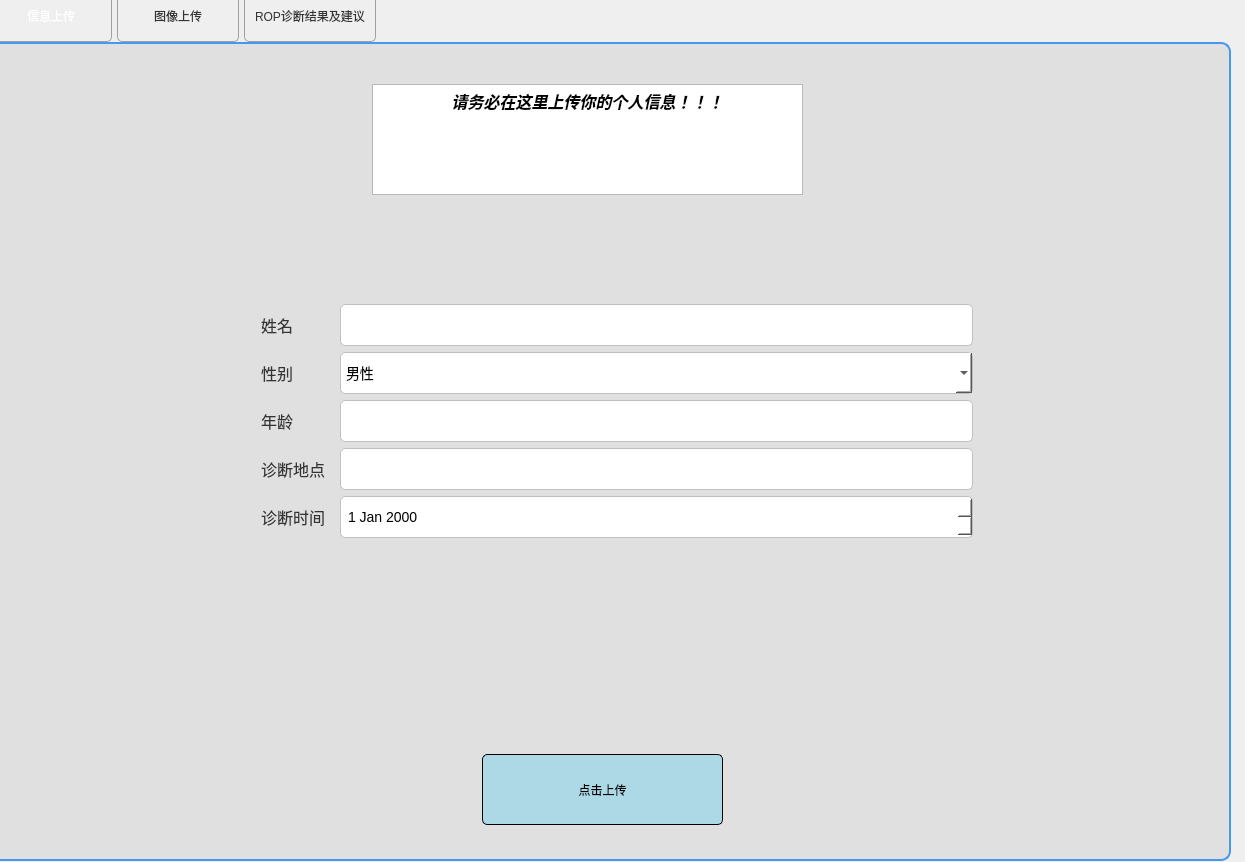
<?xml version="1.0" encoding="UTF-8"?>
<ui version="4.0">
 <class>Form</class>
 <widget class="QWidget" name="Form">
  <property name="geometry">
   <rect>
    <x>0</x>
    <y>0</y>
    <width>1245</width>
    <height>862</height>
   </rect>
  </property>
  <property name="sizePolicy">
   <sizepolicy hsizetype="Expanding" vsizetype="Expanding">
    <horstretch>0</horstretch>
    <verstretch>0</verstretch>
   </sizepolicy>
  </property>
  <property name="windowTitle">
   <string>ROP智能检查</string>
  </property>
  <widget class="QTabWidget" name="tabWidget">
   <property name="geometry">
    <rect>
     <x>-10</x>
     <y>-10</y>
     <width>1241</width>
     <height>871</height>
    </rect>
   </property>
   <property name="sizePolicy">
    <sizepolicy hsizetype="Expanding" vsizetype="Expanding">
     <horstretch>0</horstretch>
     <verstretch>0</verstretch>
    </sizepolicy>
   </property>
   <property name="styleSheet">
    <string notr="true">/* 设置QTableWidget的整体样式 */
QTableWidget {
    border: 2px solid #4796f0;  /* 边框颜色 */
    border-radius: 10px;        /* 圆角 */
    background-color: #f0f0f0;  /* 背景颜色 */
    gridline-color: #c0c0c0;    /* 表格线颜色 */
}

/* 设置表头样式 */
QHeaderView::section {
    background-color: #4796f0;  /* 表头背景颜色 */
    color: white;               /* 表头文字颜色 */
    padding: 5px;               /* 内边距 */
    border: 1px solid #c0c0c0;  /* 表头边框 */
}

/* 设置单元格的样式 */
QTableWidget::item {
    border: 1px solid #c0c0c0;  /* 单元格边框颜色 */
    padding: 5px;               /* 单元格内边距 */
}

/* 设置选中单元格的样式 */
QTableWidget::item:selected {
    background-color: #4796f0;  /* 选中的单元格背景颜色 */
    color: white;               /* 选中的单元格文字颜色 */
}

/* 设置TabWidget的样式 */
QTabWidget::pane {
    border: 2px solid #4796f0;  /* Tab外框颜色 */
    background: #e0e0e0;        /* 背景颜色 */
    padding: 10px;              /* 内边距，增加Tab之间的间距 */
    border-radius: 10px;        /* 圆角 */
}

QTabBar::tab {
    background: qlineargradient(x1: 0, y1: 0, x2: 0, y2: 1, 
                                stop: 0 #f0f0f0, stop: 1 #d0d0d0); /* 渐变背景 */
    border: 1px solid #a0a0a0;  /* 边框颜色 */
    padding: 10px;              /* 内边距，控制tab的大小 */
    margin-right: 5px;          /* Tab之间的间距 */
    border-radius: 5px;         /* 圆角 */
    color: #333;                /* 文字颜色 */
}

/* 设置鼠标悬停时的Tab样式 */
QTabBar::tab:hover {
    background: qlineargradient(x1: 0, y1: 0, x2: 0, y2: 1, 
                                stop: 0 #d0d0d0, stop: 1 #a0a0a0); /* 悬停时的渐变背景 */
}

/* 设置选中的Tab样式 */
QTabBar::tab:selected {
    background: qlineargradient(x1: 0, y1: 0, x2: 0, y2: 1, 
                                stop: 0 #4796f0, stop: 1 #2077c0); /* 选中时的渐变背景 */
    color: white;               /* 选中时的文字颜色 */
}

/* 设置Tab选项卡的最低宽高 */
QTabBar::tab {
    min-width: 100px;           /* Tab最小宽度 */
    min-height: 30px;           /* Tab最小高度 */
}
</string>
   </property>
   <property name="currentIndex">
    <number>0</number>
   </property>
   <widget class="QWidget" name="tab_8">
    <attribute name="title">
     <string>信息上传</string>
    </attribute>
    <widget class="QTextBrowser" name="textBrowser">
     <property name="geometry">
      <rect>
       <x>370</x>
       <y>30</y>
       <width>431</width>
       <height>111</height>
      </rect>
     </property>
     <property name="html">
      <string>&lt;!DOCTYPE HTML PUBLIC &quot;-//W3C//DTD HTML 4.0//EN&quot; &quot;http://www.w3.org/TR/REC-html40/strict.dtd&quot;&gt;
&lt;html&gt;&lt;head&gt;&lt;meta name=&quot;qrichtext&quot; content=&quot;1&quot; /&gt;&lt;style type=&quot;text/css&quot;&gt;
p, li { white-space: pre-wrap; }
&lt;/style&gt;&lt;/head&gt;&lt;body style=&quot; font-family:'SimSun'; font-size:9pt; font-weight:400; font-style:normal;&quot;&gt;
&lt;p align=&quot;center&quot; style=&quot; margin-top:0px; margin-bottom:0px; margin-left:0px; margin-right:0px; -qt-block-indent:0; text-indent:0px;&quot;&gt;&lt;span style=&quot; font-size:12pt; font-weight:600; font-style:italic;&quot;&gt;请务必在这里上传你的个人信息！！！&lt;/span&gt;&lt;/p&gt;
&lt;p style=&quot;-qt-paragraph-type:empty; margin-top:0px; margin-bottom:0px; margin-left:0px; margin-right:0px; -qt-block-indent:0; text-indent:0px; font-size:12pt;&quot;&gt;&lt;br /&gt;&lt;/p&gt;&lt;/body&gt;&lt;/html&gt;</string>
     </property>
    </widget>
    <widget class="QWidget" name="formLayoutWidget">
     <property name="geometry">
      <rect>
       <x>250</x>
       <y>250</y>
       <width>721</width>
       <height>236</height>
      </rect>
     </property>
     <layout class="QFormLayout" name="formLayout">
      <item row="0" column="0">
       <widget class="QLabel" name="label_4">
        <property name="styleSheet">
         <string notr="true">/* QLabel 样式 */
QLabel {
    font-size: 16px;
    color: #333333;
    padding: 5px;
}</string>
        </property>
        <property name="text">
         <string>姓名</string>
        </property>
       </widget>
      </item>
      <item row="2" column="0">
       <widget class="QLabel" name="label_5">
        <property name="styleSheet">
         <string notr="true">/* QLabel 样式 */
QLabel {
    font-size: 16px;
    color: #333333;
    padding: 5px;
}</string>
        </property>
        <property name="text">
         <string>年龄</string>
        </property>
       </widget>
      </item>
      <item row="3" column="0">
       <widget class="QLabel" name="label_6">
        <property name="styleSheet">
         <string notr="true">/* QLabel 样式 */
QLabel {
    font-size: 16px;
    color: #333333;
    padding: 5px;
}</string>
        </property>
        <property name="text">
         <string>诊断地点</string>
        </property>
       </widget>
      </item>
      <item row="4" column="0">
       <widget class="QLabel" name="label_7">
        <property name="styleSheet">
         <string notr="true">/* QLabel 样式 */
QLabel {
    font-size: 16px;
    color: #333333;
    padding: 5px;
}</string>
        </property>
        <property name="text">
         <string>诊断时间</string>
        </property>
       </widget>
      </item>
      <item row="1" column="0">
       <widget class="QLabel" name="label_8">
        <property name="styleSheet">
         <string notr="true">/* QLabel 样式 */
QLabel {
    font-size: 16px;
    color: #333333;
    padding: 5px;
}</string>
        </property>
        <property name="text">
         <string>性别</string>
        </property>
       </widget>
      </item>
      <item row="1" column="1">
       <widget class="QComboBox" name="comboBox_gender">
        <property name="styleSheet">
         <string notr="true">/* QComboBox 样式 */
QComboBox {
    font-size: 14px;
    padding: 5px;
    border: 1px solid #C0C0C0;
    border-radius: 5px;
    min-height: 30px;  /* 设置下拉框最小高度 */
    min-width: 250px;  /* 设置下拉框最小宽度 */
    background-color: #FFFFFF;
}

/* QComboBox 下拉列表项样式 */
QComboBox QAbstractItemView {
    font-size: 14px;
    background-color: #FFFFFF;
    selection-background-color: #F0F0F0; /* 下拉列表项的选中背景颜色 */
    border: 1px solid #C0C0C0;
}
</string>
        </property>
        <item>
         <property name="text">
          <string>男性</string>
         </property>
        </item>
        <item>
         <property name="text">
          <string>女性</string>
         </property>
        </item>
       </widget>
      </item>
      <item row="0" column="1">
       <widget class="QLineEdit" name="lineEdit_name">
        <property name="styleSheet">
         <string notr="true">/* QLineEdit 样式 */
QLineEdit {
    font-size: 14px;
    padding: 5px;
    border: 1px solid #C0C0C0;
    border-radius: 5px;
    min-height: 30px;  /* 设置输入框最小高度 */
    min-width: 250px;  /* 设置输入框最小宽度 */
    background-color: #FFFFFF;
}</string>
        </property>
       </widget>
      </item>
      <item row="2" column="1">
       <widget class="QLineEdit" name="lineEdit_age">
        <property name="styleSheet">
         <string notr="true">/* QLineEdit 样式 */
QLineEdit {
    font-size: 14px;
    padding: 5px;
    border: 1px solid #C0C0C0;
    border-radius: 5px;
    min-height: 30px;  /* 设置输入框最小高度 */
    min-width: 250px;  /* 设置输入框最小宽度 */
    background-color: #FFFFFF;
}</string>
        </property>
       </widget>
      </item>
      <item row="4" column="1">
       <widget class="QDateEdit" name="dateEdit_diagnosis">
        <property name="styleSheet">
         <string notr="true">/* QDateEdit 样式 */
QDateEdit {
    font-size: 14px;
    padding: 5px;
    border: 1px solid #C0C0C0;
    border-radius: 5px;
    min-height: 30px;  /* 设置日期选择框最小高度 */
    min-width: 250px;  /* 设置日期选择框最小宽度 */
    background-color: #FFFFFF;
}</string>
        </property>
       </widget>
      </item>
      <item row="3" column="1">
       <widget class="QLineEdit" name="lineEdit_location">
        <property name="styleSheet">
         <string notr="true">/* QLineEdit 样式 */
QLineEdit {
    font-size: 14px;
    padding: 5px;
    border: 1px solid #C0C0C0;
    border-radius: 5px;
    min-height: 30px;  /* 设置输入框最小高度 */
    min-width: 250px;  /* 设置输入框最小宽度 */
    background-color: #FFFFFF;
}</string>
        </property>
       </widget>
      </item>
     </layout>
    </widget>
    <widget class="QPushButton" name="pushButton_upload_info">
     <property name="geometry">
      <rect>
       <x>480</x>
       <y>700</y>
       <width>241</width>
       <height>71</height>
      </rect>
     </property>
     <property name="sizePolicy">
      <sizepolicy hsizetype="Expanding" vsizetype="Expanding">
       <horstretch>0</horstretch>
       <verstretch>0</verstretch>
      </sizepolicy>
     </property>
     <property name="styleSheet">
      <string notr="true">QPushButton {
    background-color: lightblue;  /* 默认背景颜色 */
    color: black;  /* 按钮文字颜色 */
    border: 1px solid black;  /* 按钮边框 */
    border-radius: 5px;  /* 按钮圆角 */
    padding: 5px;
}

QPushButton:hover {
    background-color: lightgreen;  /* 鼠标悬停时的颜色 */
}

QPushButton:pressed {
    background-color: yellow;  /* 按钮被按下时的颜色 */
}
</string>
     </property>
     <property name="text">
      <string>点击上传</string>
     </property>
    </widget>
   </widget>
   <widget class="QWidget" name="tab">
    <attribute name="title">
     <string>图像上传</string>
    </attribute>
    <widget class="QTabWidget" name="tabWidget_2">
     <property name="geometry">
      <rect>
       <x>-10</x>
       <y>0</y>
       <width>1231</width>
       <height>801</height>
      </rect>
     </property>
     <property name="sizePolicy">
      <sizepolicy hsizetype="Expanding" vsizetype="Expanding">
       <horstretch>0</horstretch>
       <verstretch>0</verstretch>
      </sizepolicy>
     </property>
     <property name="currentIndex">
      <number>0</number>
     </property>
     <widget class="QWidget" name="tab_5">
      <attribute name="title">
       <string>预处理上传</string>
      </attribute>
      <widget class="QPushButton" name="pushButton_upload_image">
       <property name="geometry">
        <rect>
         <x>480</x>
         <y>640</y>
         <width>241</width>
         <height>71</height>
        </rect>
       </property>
       <property name="sizePolicy">
        <sizepolicy hsizetype="Expanding" vsizetype="Expanding">
         <horstretch>0</horstretch>
         <verstretch>0</verstretch>
        </sizepolicy>
       </property>
       <property name="styleSheet">
        <string notr="true">QPushButton {
    background-color: lightblue;  /* 默认背景颜色 */
    color: black;  /* 按钮文字颜色 */
    border: 1px solid black;  /* 按钮边框 */
    border-radius: 5px;  /* 按钮圆角 */
    padding: 5px;
}

QPushButton:hover {
    background-color: lightgreen;  /* 鼠标悬停时的颜色 */
}

QPushButton:pressed {
    background-color: yellow;  /* 按钮被按下时的颜色 */
}
</string>
       </property>
       <property name="text">
        <string>点击上传</string>
       </property>
      </widget>
      <widget class="QLabel" name="label_upload_image">
       <property name="geometry">
        <rect>
         <x>30</x>
         <y>20</y>
         <width>1131</width>
         <height>601</height>
        </rect>
       </property>
       <property name="sizePolicy">
        <sizepolicy hsizetype="Expanding" vsizetype="Expanding">
         <horstretch>0</horstretch>
         <verstretch>0</verstretch>
        </sizepolicy>
       </property>
       <property name="styleSheet">
        <string notr="true">QLabel {
    background-color: lightblue;  /* 默认背景颜色 */
    color: black;  /* 按钮文字颜色 */
    border: 1px solid black;  /* 按钮边框 */
    border-radius: 5px;  /* 按钮圆角 */
    padding: 5px;
}

QLabel:hover {
    background-color: lightgreen;  /* 鼠标悬停时的颜色 */
}

QLabel:pressed {
    background-color: yellow;  /* 被按下时的颜色 */
}
</string>
       </property>
       <property name="text">
        <string>上传图片预览</string>
       </property>
       <property name="scaledContents">
        <bool>true</bool>
       </property>
       <property name="wordWrap">
        <bool>false</bool>
       </property>
      </widget>
     </widget>
     <widget class="QWidget" name="tab_4">
      <attribute name="title">
       <string>预处理结果</string>
      </attribute>
      <widget class="QLabel" name="label_processed_image">
       <property name="geometry">
        <rect>
         <x>30</x>
         <y>20</y>
         <width>1131</width>
         <height>601</height>
        </rect>
       </property>
       <property name="sizePolicy">
        <sizepolicy hsizetype="Expanding" vsizetype="Expanding">
         <horstretch>0</horstretch>
         <verstretch>0</verstretch>
        </sizepolicy>
       </property>
       <property name="styleSheet">
        <string notr="true">QLabel {
    background-color: lightblue;  /* 默认背景颜色 */
    color: black;  /* 按钮文字颜色 */
    border: 1px solid black;  /* 按钮边框 */
    border-radius: 5px;  /* 按钮圆角 */
    padding: 5px;
}

QLabel:hover {
    background-color: lightgreen;  /* 鼠标悬停时的颜色 */
}

QLabel:pressed {
    background-color: yellow;  /* 被按下时的颜色 */
}
</string>
       </property>
       <property name="text">
        <string>预处理图片预览</string>
       </property>
       <property name="scaledContents">
        <bool>true</bool>
       </property>
       <property name="wordWrap">
        <bool>false</bool>
       </property>
      </widget>
      <widget class="QPushButton" name="pushButton_predict">
       <property name="geometry">
        <rect>
         <x>480</x>
         <y>640</y>
         <width>241</width>
         <height>71</height>
        </rect>
       </property>
       <property name="sizePolicy">
        <sizepolicy hsizetype="Expanding" vsizetype="Expanding">
         <horstretch>0</horstretch>
         <verstretch>0</verstretch>
        </sizepolicy>
       </property>
       <property name="styleSheet">
        <string notr="true">QPushButton {
    background-color: lightblue;  /* 默认背景颜色 */
    color: black;  /* 按钮文字颜色 */
    border: 1px solid black;  /* 按钮边框 */
    border-radius: 5px;  /* 按钮圆角 */
    padding: 5px;
}

QPushButton:hover {
    background-color: lightgreen;  /* 鼠标悬停时的颜色 */
}

QPushButton:pressed {
    background-color: yellow;  /* 按钮被按下时的颜色 */
}
</string>
       </property>
       <property name="text">
        <string>点击进行ROP诊断</string>
       </property>
      </widget>
     </widget>
    </widget>
   </widget>
   <widget class="QWidget" name="tab_2">
    <attribute name="title">
     <string>ROP诊断结果及建议</string>
    </attribute>
    <widget class="QTabWidget" name="tabWidget_3">
     <property name="geometry">
      <rect>
       <x>-10</x>
       <y>0</y>
       <width>1231</width>
       <height>801</height>
      </rect>
     </property>
     <property name="currentIndex">
      <number>0</number>
     </property>
     <widget class="QWidget" name="tab_6">
      <attribute name="title">
       <string>ROP处理图像</string>
      </attribute>
      <widget class="QLabel" name="label_prediction_result">
       <property name="geometry">
        <rect>
         <x>30</x>
         <y>20</y>
         <width>1131</width>
         <height>601</height>
        </rect>
       </property>
       <property name="sizePolicy">
        <sizepolicy hsizetype="Expanding" vsizetype="Expanding">
         <horstretch>0</horstretch>
         <verstretch>0</verstretch>
        </sizepolicy>
       </property>
       <property name="styleSheet">
        <string notr="true">QLabel {
    background-color: #e6f7ff;  /* 淡蓝色背景，柔和且不刺眼 */
    color: #333333;  /* 深灰色文字，清晰可见 */
    border: 2px solid #0099cc;  /* 更显眼的蓝色边框 */
    border-radius: 10px;  /* 更圆滑的圆角，给人舒适的视觉感受 */
    padding: 10px 15px;  /* 增加内部边距，确保文字不会紧贴边框 */
    font-family: &quot;Arial&quot;, sans-serif;  /* 使用常见的现代字体 */
    font-size: 16px;  /* 增加文字大小，使其更易读 */
    font-weight: bold;  /* 加粗字体，强调诊断结果 */
    text-align: center;  /* 文字居中，适合展示重要信息 */
    box-shadow: 2px 2px 10px rgba(0, 0, 0, 0.2);  /* 添加阴影效果，提升层次感 */
    transition: background-color 0.3s ease, box-shadow 0.3s ease;  /* 平滑过渡效果 */
}

QLabel:hover {
    background-color: #ccffcc;  /* 鼠标悬停时的柔和绿色 */
    box-shadow: 4px 4px 15px rgba(0, 0, 0, 0.3);  /* 鼠标悬停时的阴影加深 */
}

QLabel:pressed {
    background-color: #ffeb99;  /* 按下时的黄色背景 */
    box-shadow: none;  /* 按下时取消阴影 */
}

</string>
       </property>
       <property name="text">
        <string>ROP诊断结果</string>
       </property>
       <property name="scaledContents">
        <bool>true</bool>
       </property>
       <property name="wordWrap">
        <bool>false</bool>
       </property>
      </widget>
      <widget class="QPushButton" name="pushButton_3">
       <property name="geometry">
        <rect>
         <x>480</x>
         <y>640</y>
         <width>241</width>
         <height>71</height>
        </rect>
       </property>
       <property name="sizePolicy">
        <sizepolicy hsizetype="Expanding" vsizetype="Expanding">
         <horstretch>0</horstretch>
         <verstretch>0</verstretch>
        </sizepolicy>
       </property>
       <property name="styleSheet">
        <string notr="true">QPushButton {
    background-color: lightblue;  /* 默认背景颜色 */
    color: black;  /* 按钮文字颜色 */
    border: 1px solid black;  /* 按钮边框 */
    border-radius: 5px;  /* 按钮圆角 */
    padding: 5px;
}

QPushButton:hover {
    background-color: lightgreen;  /* 鼠标悬停时的颜色 */
}

QPushButton:pressed {
    background-color: yellow;  /* 按钮被按下时的颜色 */
}
</string>
       </property>
       <property name="text">
        <string>查看医疗建议</string>
       </property>
      </widget>
     </widget>
     <widget class="QWidget" name="tab_7">
      <attribute name="title">
       <string>医疗建议</string>
      </attribute>
     </widget>
    </widget>
   </widget>
  </widget>
 </widget>
 <resources/>
 <connections/>
</ui>
